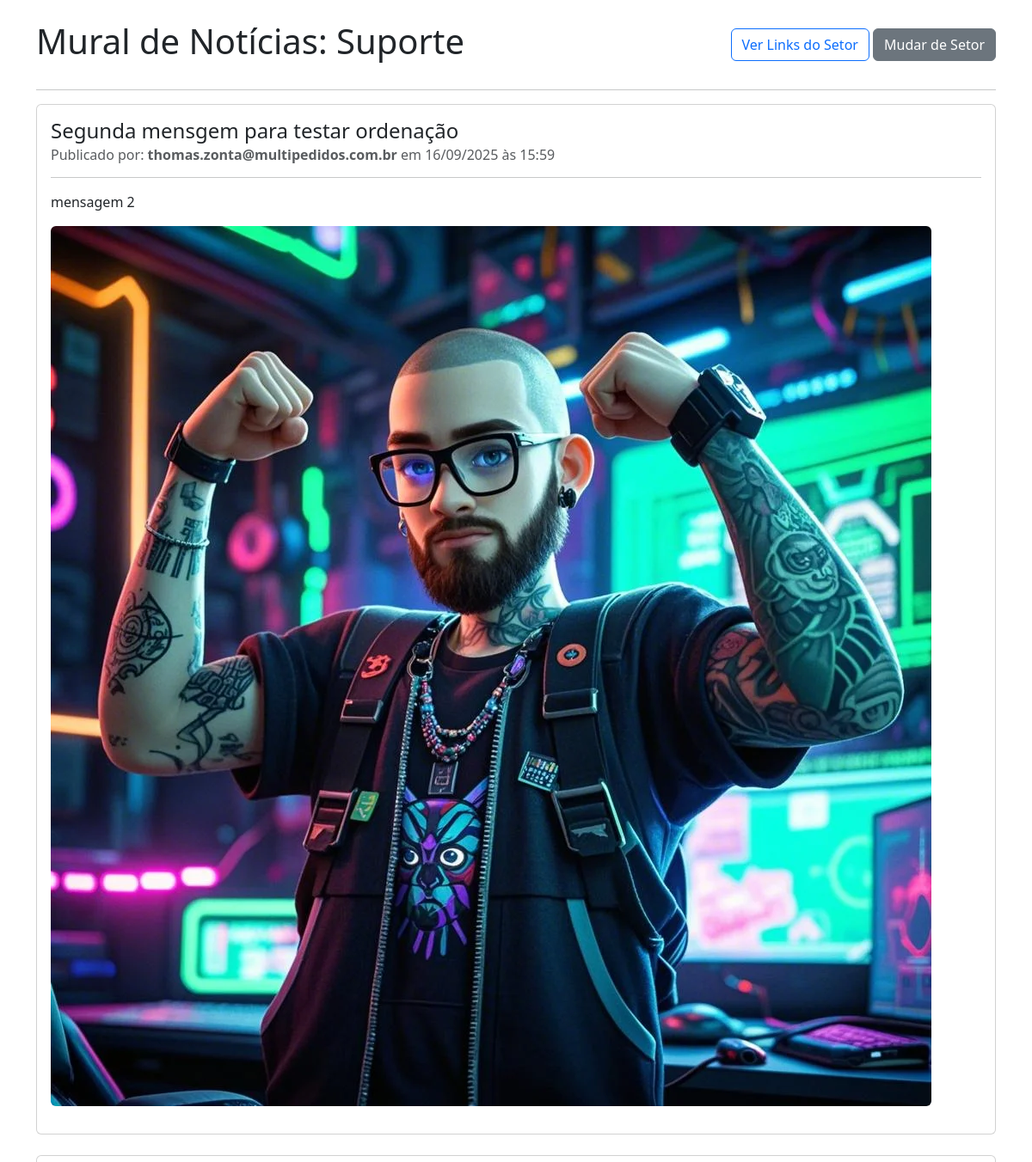
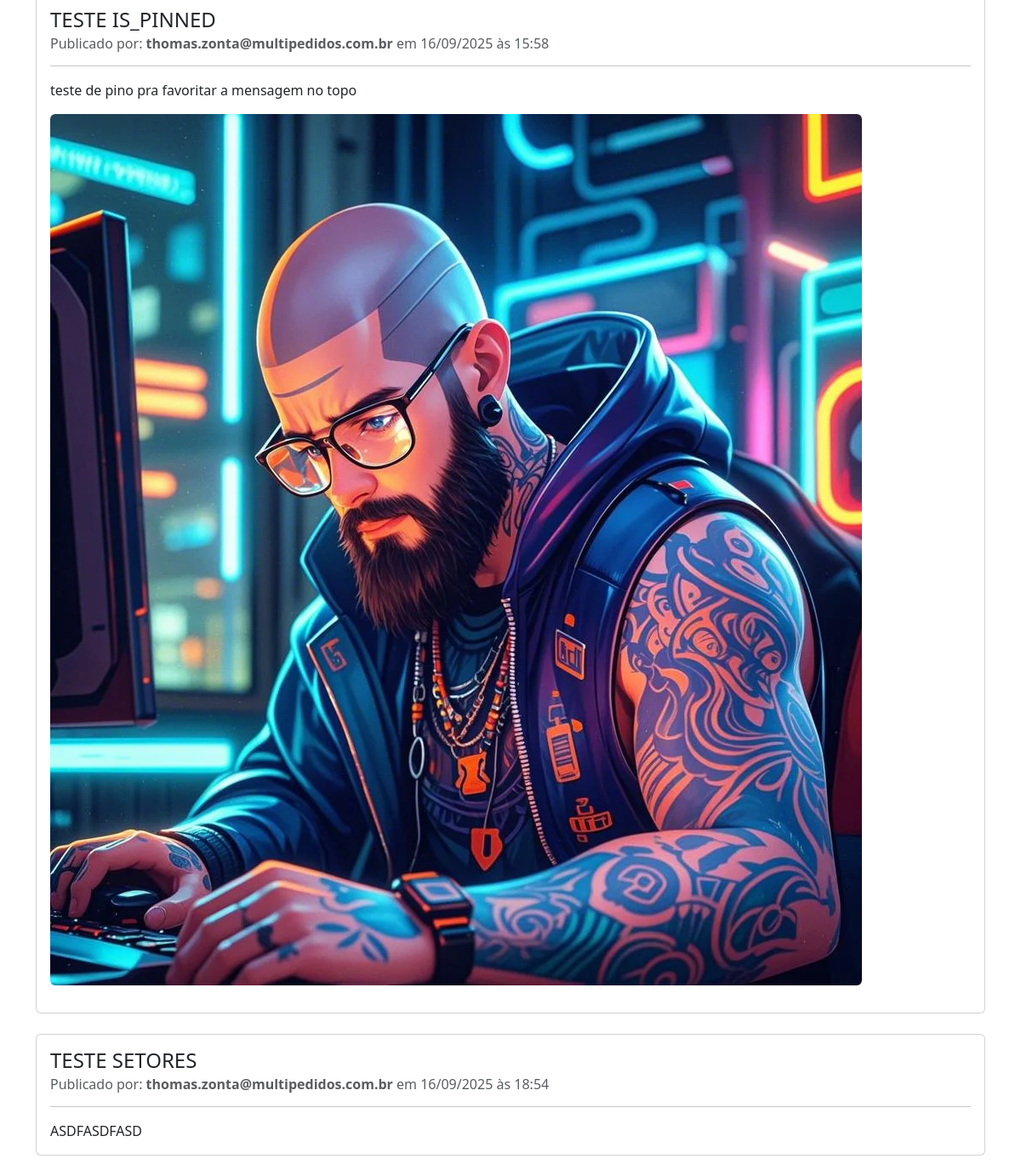
The app's page /setor/Suporte/home (signed in), older data (2 pictures, top to bottom).
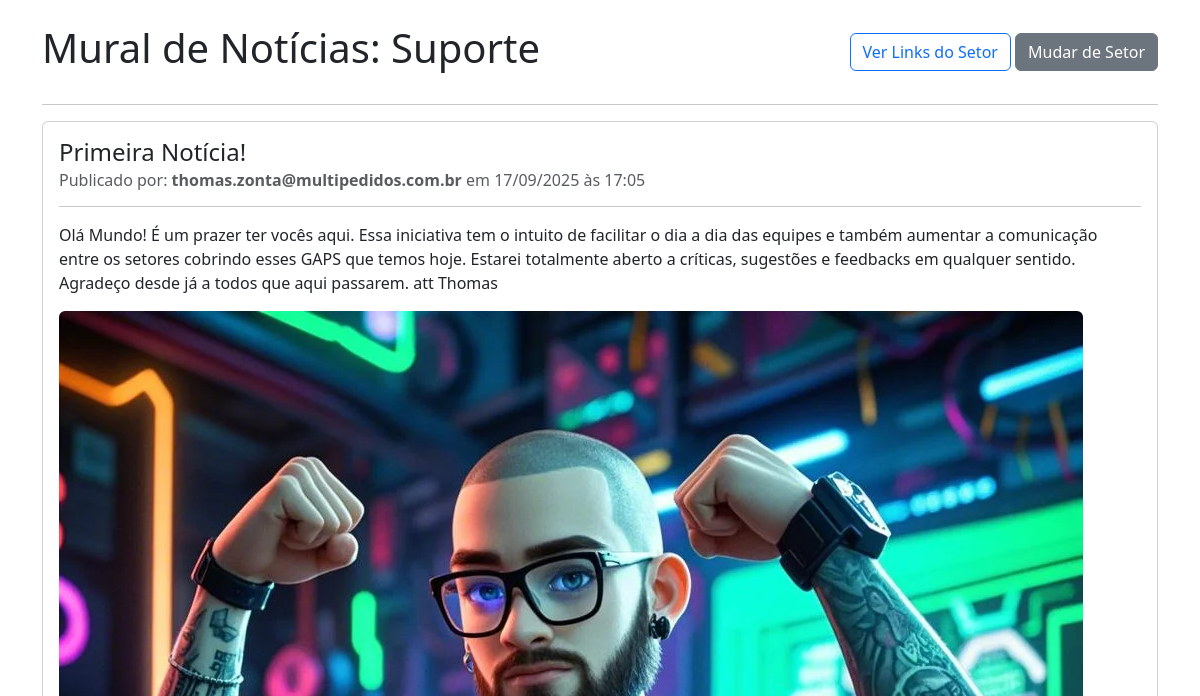
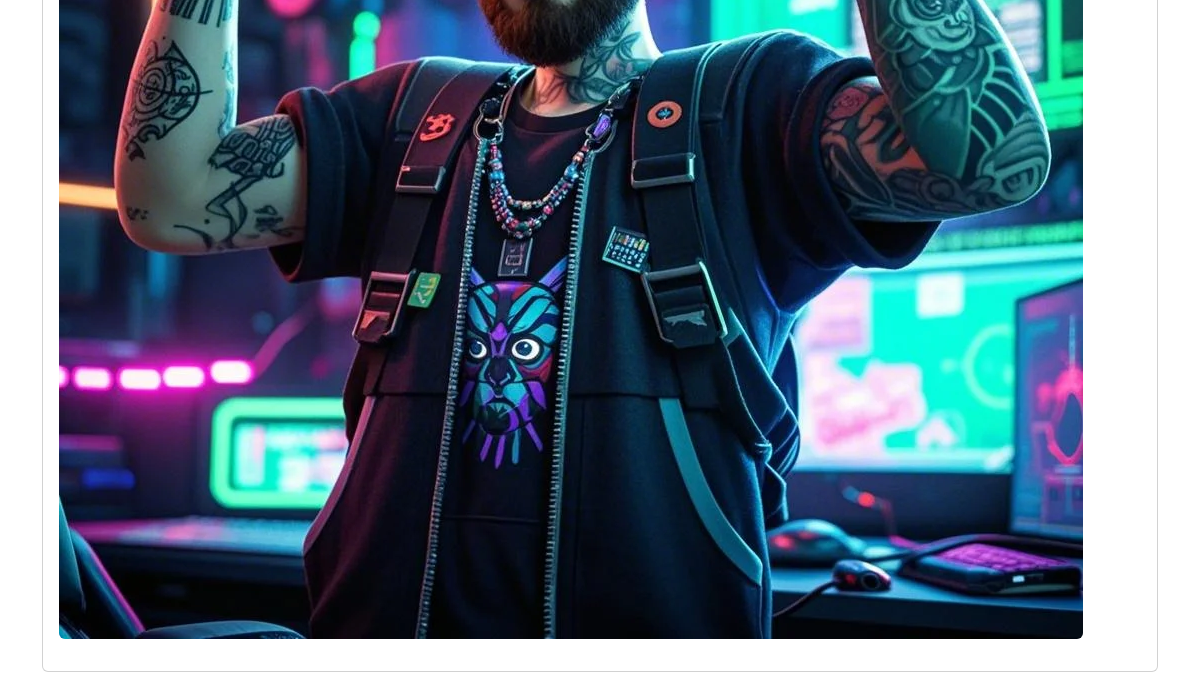
The same page, newer data (2 pictures, top to bottom).
### app.py (models this page shows, shortened)
class Sector(db.Model):
    id = db.Column(db.Integer, primary_key=True)
    name = db.Column(db.String(100), unique=True, nullable=False)
    order_index = db.Column(db.Integer, nullable=False, default=0) # <-- Adicionar
    subcategories = db.relationship('Subcategory', back_populates='sector', lazy=True, cascade="all, delete-orphan")
    users = db.relationship('User', secondary=user_sectors_association, lazy='subquery',
                            back_populates='sectors')
    posts = db.relationship('Post', secondary=post_sectors_association, lazy='dynamic',
                            back_populates='sectors')

class Post(db.Model):
    id = db.Column(db.Integer, primary_key=True)
    title = db.Column(db.String(200), nullable=False)
    content = db.Column(db.Text, nullable=False)
    image_filename = db.Column(db.String(100), nullable=True)
    is_pinned = db.Column(db.Boolean, nullable=False, default=False)
    timestamp = db.Column(db.DateTime, nullable=False, default=datetime.utcnow)
    order_index = db.Column(db.Integer, nullable=False, default=0)
    sectors = db.relationship('Sector', secondary=post_sectors_association, lazy='subquery',
                              back_populates='posts')
    author_id = db.Column(db.Integer, db.ForeignKey('user.id'), nullable=False)
    author = db.relationship('User', back_populates='posts')

class User(db.Model, UserMixin):
    id = db.Column(db.Integer, primary_key=True)
    email = db.Column(db.String(120), unique=True, nullable=False)
    password_hash = db.Column(db.String(60), nullable=False)
    is_admin = db.Column(db.Boolean, nullable=False, default=False)
    sectors = db.relationship('Sector', secondary=user_sectors_association, lazy='subquery',
                              back_populates='users')
    posts = db.relationship('Post', back_populates='author', lazy=True)

### app.py (the view)
@app.route('/setor/<string:sector_name>/home')
@login_required
def view_sector_home(sector_name):
    sector = Sector.query.filter_by(name=sector_name).first_or_404()
    if not current_user.is_admin and sector not in current_user.sectors:
        flash('Você não tem permissão para acessar este setor.', 'danger')
        return redirect(url_for('dashboard'))
    posts = sector.posts.order_by(Post.is_pinned.desc(), Post.timestamp.desc()).all()
    return render_template('sector_home.html', current_sector=sector, posts=posts)

### app.py (called while the page is built)
@login_manager.user_loader
def load_user(user_id):
    return db.session.get(User, int(user_id))

### templates/sector_home.html (shortened to what this page needs)
<!DOCTYPE html>
<html lang="pt-br">
<head>
    <link rel="stylesheet" href="https://cdn.jsdelivr.net/npm/bootstrap@5.3.2/dist/css/bootstrap.min.css">
</head>
<body>
    <div class="container mt-4">
        <div class="d-flex justify-content-between align-items-center mb-4">
            <h1>Mural de Notícias: {{ current_sector.name }}</h1>
            <div>
                <a href="{{ url_for('view_sector_dashboard', sector_name=current_sector.name) }}" class="btn btn-outline-primary">Ver Links do Setor</a>
                <a href="{{ url_for('dashboard') }}" class="btn btn-secondary">Mudar de Setor</a>
            </div>
        </div>
        <hr>
        {% if posts %}
            {% for post in posts %}
                <div class="card mb-4">
                    <div class="card-body">
                        <h4 class="card-title">{{ post.title }}</h4>
                        <h6 class="card-subtitle mb-2 text-muted">
                            Publicado por: <strong>{{ post.author.email }}</strong> em {{ post.timestamp.strftime('%d/%m/%Y às %H:%M') }}
                        </h6>
                        <hr>
                        <div class="card-text">
                            {{ post.content | safe }}
                        </div>
                        {% if post.image_filename %}
                            <img src="{{ url_for('static', filename='uploads/' + post.image_filename) }}" class="img-fluid rounded my-3" alt="Imagem da notícia">
                        {% endif %}
                    </div>
                </div>
            {% endfor %}
        {% else %}
            <div class="alert alert-info">
                Ainda não há nenhuma notícia ou comunicado para este setor.
            </div>
        {% endif %}
    </div>
</body>
</html>

Row changes from the older to the newer data that the page shows:
removed Post: title "Segunda mensgem para testar ordenação", author.email "thomas.zonta@multipedidos.com.br", timestamp "16/09/2025 às 15:59", content "mensagem 2", image_filename (picture)
removed Post: title "TESTE SETORES", author.email "thomas.zonta@multipedidos.com.br", timestamp "16/09/2025 às 18:54", content "ASDFASDFASD"
changed Post "thomas.zonta@multipedidos.com.br": title "TESTE IS_PINNED" → "Primeira Notícia!"; timestamp "16/09/2025 às 15:58" → "17/09/2025 às 17:05"; content "teste de pino pra favoritar a mensagem no topo" → "Olá Mundo! É um prazer ter vocês aqui. Essa iniciativa tem o intuito de facilitar o dia a dia das equipes e também aumentar a comunicação entre os setores cobrindo esses GAPS que temos hoje. Estarei totalmente aberto a críticas, sugestões e feedbacks em qualquer sentido. Agradeço desde já a todos que aqui passarem. att Thomas"; image_filename: a different picture
